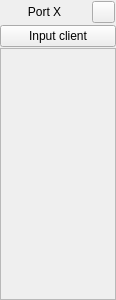
<?xml version="1.0" encoding="UTF-8"?>
<ui version="4.0">
 <class>frm_port_widget</class>
 <widget class="QFrame" name="frm_port_widget">
  <property name="geometry">
   <rect>
    <x>0</x>
    <y>0</y>
    <width>116</width>
    <height>300</height>
   </rect>
  </property>
  <property name="windowTitle">
   <string>Frame</string>
  </property>
  <layout class="QVBoxLayout" name="layout">
   <property name="spacing">
    <number>1</number>
   </property>
   <property name="leftMargin">
    <number>0</number>
   </property>
   <property name="topMargin">
    <number>0</number>
   </property>
   <property name="rightMargin">
    <number>0</number>
   </property>
   <property name="bottomMargin">
    <number>0</number>
   </property>
   <item>
    <widget class="QFrame" name="frm_port_widget_top">
     <property name="maximumSize">
      <size>
       <width>16777215</width>
       <height>25</height>
      </size>
     </property>
     <layout class="QHBoxLayout" name="layout_top">
      <property name="spacing">
       <number>4</number>
      </property>
      <property name="leftMargin">
       <number>1</number>
      </property>
      <property name="topMargin">
       <number>1</number>
      </property>
      <property name="rightMargin">
       <number>1</number>
      </property>
      <property name="bottomMargin">
       <number>1</number>
      </property>
      <item>
       <widget class="QLabel" name="lbl_port">
        <property name="sizePolicy">
         <sizepolicy hsizetype="Preferred" vsizetype="Preferred">
          <horstretch>0</horstretch>
          <verstretch>1</verstretch>
         </sizepolicy>
        </property>
        <property name="font">
         <font>
          <pointsize>9</pointsize>
          <weight>50</weight>
          <bold>false</bold>
         </font>
        </property>
        <property name="text">
         <string>Port X</string>
        </property>
        <property name="alignment">
         <set>Qt::AlignCenter</set>
        </property>
       </widget>
      </item>
      <item>
       <widget class="QPushButton" name="b_collapse">
        <property name="maximumSize">
         <size>
          <width>23</width>
          <height>16777215</height>
         </size>
        </property>
        <property name="text">
         <string/>
        </property>
        <property name="checkable">
         <bool>true</bool>
        </property>
       </widget>
      </item>
     </layout>
    </widget>
   </item>
   <item>
    <widget class="QPushButton" name="input_select_placeholder">
     <property name="font">
      <font>
       <pointsize>9</pointsize>
      </font>
     </property>
     <property name="text">
      <string>Input client</string>
     </property>
    </widget>
   </item>
   <item>
    <widget class="QFrame" name="frm_tracks_container">
     <property name="sizePolicy">
      <sizepolicy hsizetype="Preferred" vsizetype="Preferred">
       <horstretch>0</horstretch>
       <verstretch>5</verstretch>
      </sizepolicy>
     </property>
     <property name="frameShape">
      <enum>QFrame::StyledPanel</enum>
     </property>
     <property name="frameShadow">
      <enum>QFrame::Raised</enum>
     </property>
     <layout class="QVBoxLayout" name="verticalLayout">
      <property name="leftMargin">
       <number>0</number>
      </property>
      <property name="topMargin">
       <number>0</number>
      </property>
      <property name="rightMargin">
       <number>0</number>
      </property>
      <property name="bottomMargin">
       <number>0</number>
      </property>
      <item>
       <widget class="QFrame" name="frm_tracks"/>
      </item>
     </layout>
    </widget>
   </item>
  </layout>
 </widget>
 <resources/>
 <connections/>
</ui>
